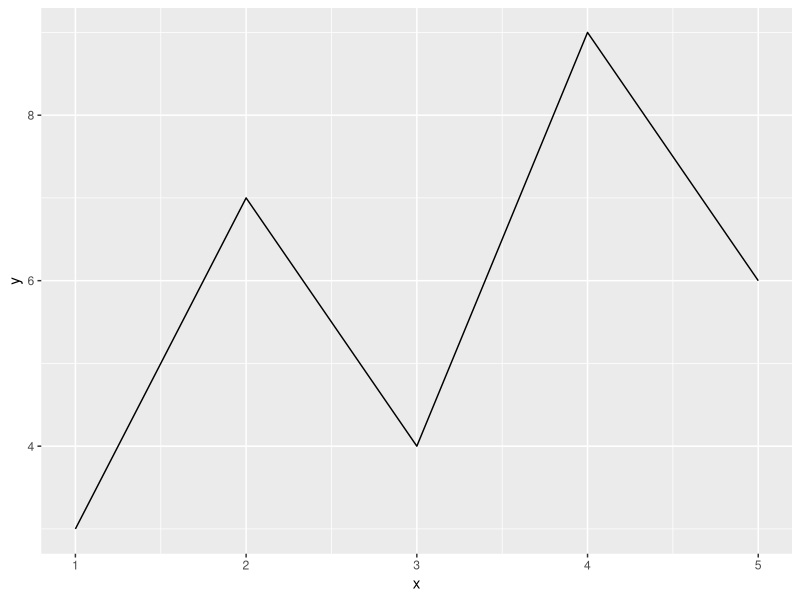
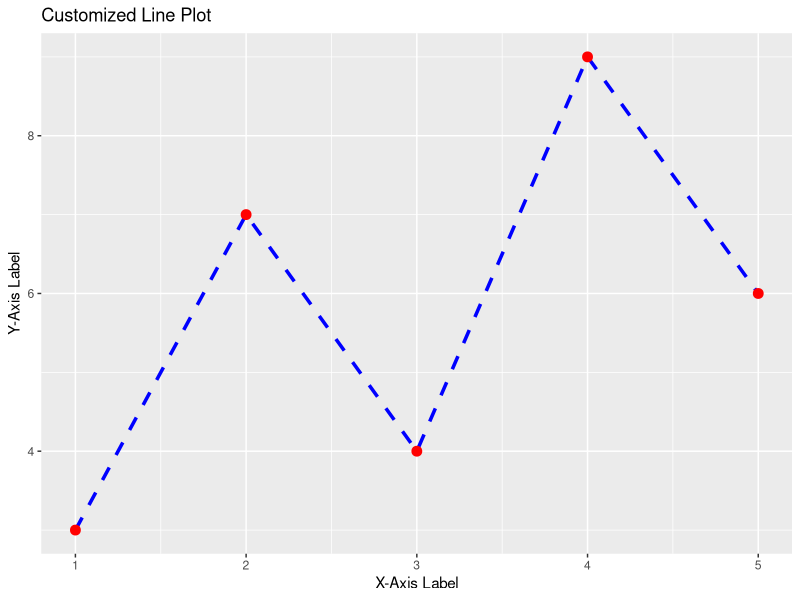

These charts were generated, in order, by the following R code:
library(ggplot2)


df <- data.frame(
  x = c(1, 2, 3, 4, 5),
  y = c(3, 7, 4, 9, 6)
)

ggplot(data = df, aes(x = x, y = y)) +
  geom_line()

ggplot(data = df, aes(x = x, y = y)) +
  geom_line(color = "blue", size = 1.2, linetype = "dashed") +
  geom_point(color = "red", size = 3) +
  labs(title = "Customized Line Plot",
       x = "X-Axis Label",
       y = "Y-Axis Label")